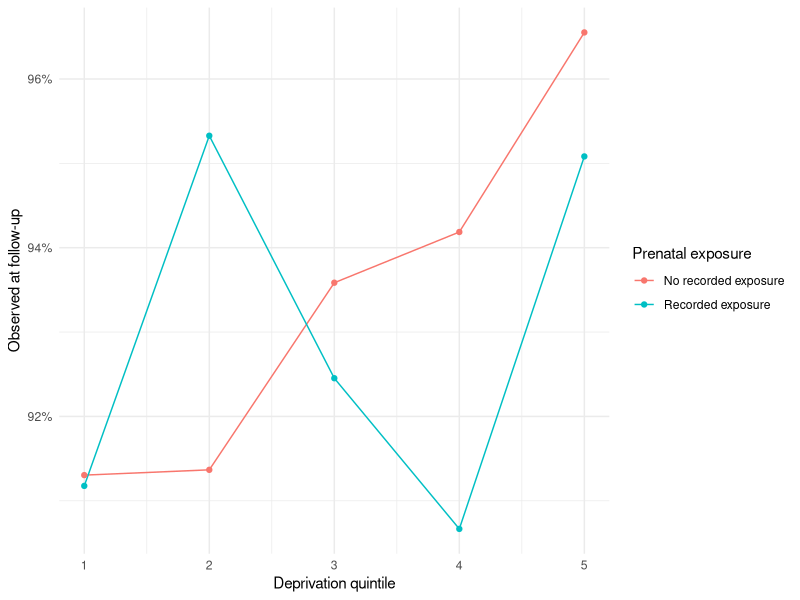

The R script that drew this image:
## ---- chunk 1
library(tidyverse)
theme_set(theme_minimal())
childs <- read_csv("data/topic05_synthetic.csv", show_col_types = FALSE)
observed <- childs |> filter(observed_at_followup == "Yes")
## ---- chunk 2
risk_summary <- observed |>
  group_by(prenatal_exposure) |>
  summarise(children = n(), events = sum(developmental_support_flag == "Yes"), risk = events / children)
risk_summary

risk_exposed <- risk_summary$risk[risk_summary$prenatal_exposure == "Recorded exposure"]
risk_unexposed <- risk_summary$risk[risk_summary$prenatal_exposure == "No recorded exposure"]
## ---- chunk 3
tibble(
  measure = c("Risk difference", "Risk ratio", "Odds ratio"),
  estimate = c(
    risk_exposed - risk_unexposed,
    risk_exposed / risk_unexposed,
    (risk_exposed / (1-risk_exposed)) / (risk_unexposed / (1-risk_unexposed))
  )
)
## ---- chunk 4
childs |>
  group_by(prenatal_exposure, deprivation_quintile) |>
  summarise(n = n(), followup_proportion = mean(observed_at_followup == "Yes"), .groups = "drop") |>
  ggplot(aes(deprivation_quintile, followup_proportion, colour = prenatal_exposure)) +
  geom_line() + geom_point() +
  scale_y_continuous(labels = scales::percent) +
  labs(x = "Deprivation quintile", y = "Observed at follow-up", colour = "Prenatal exposure")
